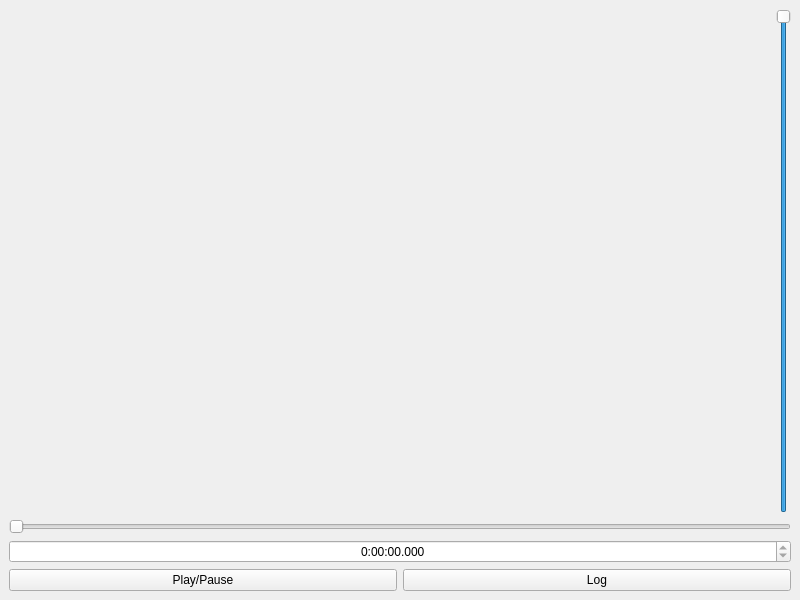
<?xml version="1.0" encoding="UTF-8"?>
<ui version="4.0">
 <class>MainWindow</class>
 <widget class="QMainWindow" name="MainWindow">
  <property name="geometry">
   <rect>
    <x>0</x>
    <y>0</y>
    <width>800</width>
    <height>600</height>
   </rect>
  </property>
  <property name="acceptDrops">
   <bool>true</bool>
  </property>
  <property name="windowTitle">
   <string>MainWindow</string>
  </property>
  <widget class="QWidget" name="centralwidget">
   <layout class="QVBoxLayout" name="verticalLayout">
    <item>
     <layout class="QHBoxLayout" name="horizontalLayout_2">
      <item>
       <widget class="QmplayerWidget" name="mplayerWidget" native="true">
        <property name="acceptDrops">
         <bool>true</bool>
        </property>
       </widget>
      </item>
      <item>
       <widget class="QSlider" name="volumeSlider">
        <property name="maximum">
         <number>100</number>
        </property>
        <property name="singleStep">
         <number>5</number>
        </property>
        <property name="value">
         <number>100</number>
        </property>
        <property name="orientation">
         <enum>Qt::Vertical</enum>
        </property>
       </widget>
      </item>
     </layout>
    </item>
    <item>
     <widget class="QSlider" name="positionSlider">
      <property name="maximum">
       <number>80506</number>
      </property>
      <property name="orientation">
       <enum>Qt::Horizontal</enum>
      </property>
     </widget>
    </item>
    <item>
     <widget class="QTimeEdit" name="timeEdit">
      <property name="alignment">
       <set>Qt::AlignCenter</set>
      </property>
      <property name="readOnly">
       <bool>true</bool>
      </property>
      <property name="currentSection">
       <enum>QDateTimeEdit::SecondSection</enum>
      </property>
      <property name="displayFormat">
       <string>h:mm:ss.zzz</string>
      </property>
      <property name="timeSpec">
       <enum>Qt::UTC</enum>
      </property>
      <property name="time">
       <time>
        <hour>0</hour>
        <minute>0</minute>
        <second>0</second>
       </time>
      </property>
     </widget>
    </item>
    <item>
     <layout class="QHBoxLayout" name="horizontalLayout">
      <item>
       <widget class="QPushButton" name="buttonPlayPause">
        <property name="text">
         <string>Play/Pause</string>
        </property>
       </widget>
      </item>
      <item>
       <widget class="QPushButton" name="buttonLog">
        <property name="text">
         <string>Log</string>
        </property>
       </widget>
      </item>
     </layout>
    </item>
   </layout>
  </widget>
 </widget>
 <customwidgets>
  <customwidget>
   <class>QmplayerWidget</class>
   <extends>QWidget</extends>
   <header>qmplayerwidget.h</header>
   <container>1</container>
  </customwidget>
 </customwidgets>
 <resources/>
 <connections/>
</ui>
